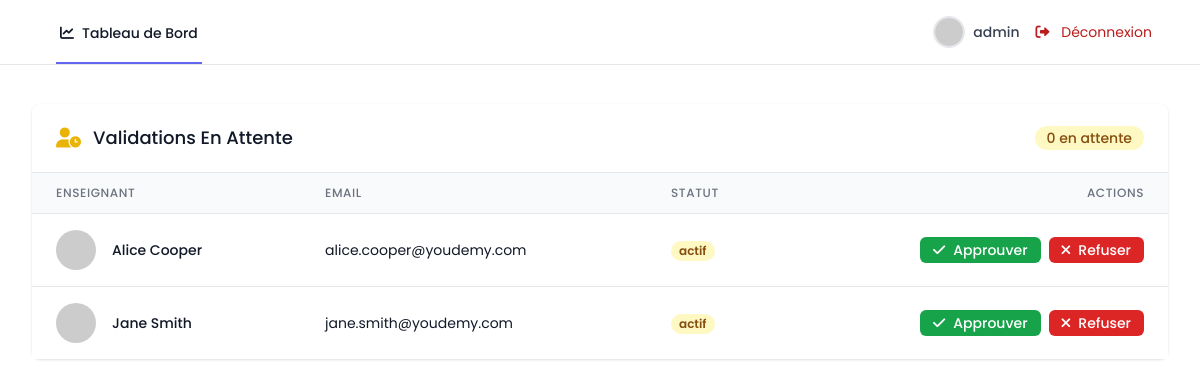
The app's page /views/admin/allEnseignement.php (signed in), older data.
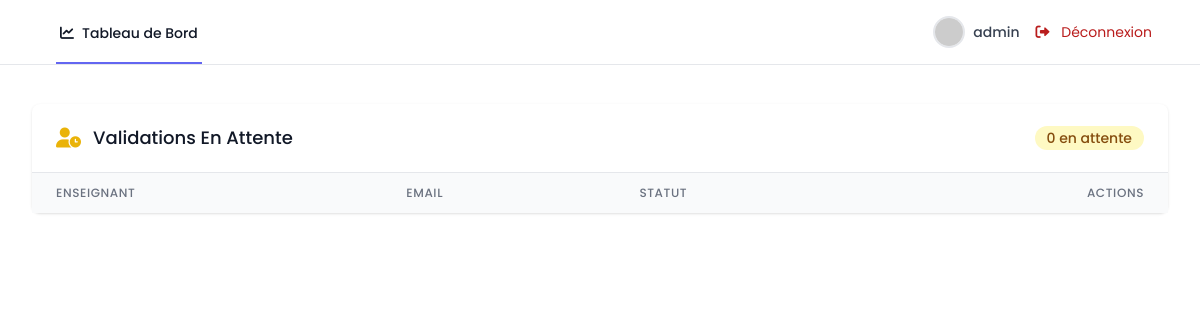
The same page, newer data.
### tables this page shows
CREATE TABLE utilisateurs (
    id INT PRIMARY KEY AUTO_INCREMENT,
    nom VARCHAR(100) NOT NULL,
    email VARCHAR(100) NOT NULL UNIQUE,
    password VARCHAR(255) NOT NULL,
    role ENUM('admin', 'enseignant', 'etudiant') NOT NULL,
    status ENUM('actif', 'inactif', 'en_attente') NOT NULL DEFAULT 'en_attente'
);

### models/Admin.php (called while the page is built, shortened)
<?php
class Admin extends User
{
    public function getAllUsers()
    {
        try {
            $db = Database::getInstance();
            $conn = $db->getConnection();
            $stmt = $conn->prepare("
                SELECT * FROM utilisateurs
                WHERE NOT (role = 'enseignant' AND status = 'inactif')
                ORDER BY FIELD(role, 'admin', 'enseignant', 'etudiant'),
                         FIELD(status, 'actif', 'en_attente', 'inactif'),
                         nom
            ");
            $stmt->execute();
            return $stmt->fetchAll(PDO::FETCH_ASSOC);
        } catch (PDOException $e) {
            return ['error' => 'Erreur lors de la récupération des utilisateurs: ' . $e->getMessage()];
        }
    }
}

### views/admin/allEnseignement.php (the view, shortened to what the changed rows need)
<?php
require_once __DIR__ . '/../../models/Admin.php';
  $admin = new Admin(
    $_SESSION['user']['nom'],
    $_SESSION['user']['email'],
    '',
    'admin',
    'actif'
  );
  $allUsers = $admin->getAllUsers();
  $pendingTeachers = count(array_filter($allUsers, function ($user) {
    return $user['role'] === 'enseignant' && $user['status'] === 'en_attente';
  }));
  $pendingValidations = array_filter($allUsers, function ($user) {
    return $user['role'] === 'enseignant'   ;
  });
  ?>
  <!DOCTYPE html>
  <html lang="en">
  <head>
  <script src="https://cdn.tailwindcss.com"></script>
  <link rel="stylesheet" href="https://cdnjs.cloudflare.com/ajax/libs/font-awesome/6.0.0/css/all.min.css">
<body class="h-full">
  <div class="min-h-full">
    <main class="max-w-7xl mt-12 mx-auto py-6 sm:px-6 lg:px-8">
      <div class="mt-8">
        <div class="bg-white shadow rounded-lg">
          <div class="px-4 py-5 sm:px-6 flex justify-between items-center">
            <div class="flex items-center">
              <i class="fas fa-user-clock text-yellow-500 text-xl mr-3"></i>
              <h3 class="text-lg leading-6 font-medium text-gray-900">Validations En Attente</h3>
            </div>
            <span class="inline-flex items-center px-3 py-0.5 rounded-full text-sm font-medium bg-yellow-100 text-yellow-800">
              <?php echo $pendingTeachers; ?>  en attente
            </span>
          </div>
          <div class="border-t border-gray-200">
            <div class="overflow-x-auto">
              <table class="min-w-full divide-y divide-gray-200">
                <thead class="bg-gray-50">
                  <tr>
                    <th class="px-6 py-3 text-left text-xs font-medium text-gray-500 uppercase tracking-wider">Enseignant</th>
                    <th class="px-6 py-3 text-left text-xs font-medium text-gray-500 uppercase tracking-wider">Email</th>
                    <th class="px-6 py-3 text-left text-xs font-medium text-gray-500 uppercase tracking-wider">Statut</th>
                    <th class="px-6 py-3 text-right text-xs font-medium text-gray-500 uppercase tracking-wider">Actions</th>
                  </tr>
                </thead>
                <tbody class="bg-white divide-y divide-gray-200">
                  <?php foreach ($pendingValidations as $teacher): ?>
                    <tr class="hover:bg-gray-50">
                      <td class="px-6 py-4 whitespace-nowrap">
                        <div class="flex items-center">
                          <img class="h-10 w-10 rounded-full object-cover"
                            src="https://ui-avatars.com/api/?name=<?php echo urlencode($teacher['nom']); ?>&background=random"
                            alt="<?php echo htmlspecialchars($teacher['nom']); ?>">
                          <div class="ml-4">
                            <div class="text-sm font-medium text-gray-900">
                              <?php echo htmlspecialchars($teacher['nom']); ?>
                            </div>
                          </div>
                        </div>
                      </td>
                      <td class="px-6 py-4 whitespace-nowrap">
                        <div class="text-sm text-gray-900"><?php echo htmlspecialchars($teacher['email']); ?></div>
                      </td>
                      <td class="px-6 py-4 whitespace-nowrap">
                        <span class="px-2 inline-flex text-xs leading-5 font-semibold rounded-full bg-yellow-100 text-yellow-800">
                        <?php echo $teacher['status']; ?>
                        </span>
                      </td>
                      <td class="px-6 py-4 whitespace-nowrap text-right text-sm font-medium">
                        <form method="POST" action="validate_teacher.php" class="inline-flex space-x-2">
                          <button type="submit" name="action" value="approve"
                            class="inline-flex items-center px-3 py-1 border border-transparent text-sm leading-4 font-medium rounded-md text-white bg-green-600 hover:bg-green-700 focus:outline-none focus:ring-2 focus:ring-offset-2 focus:ring-green-500">
                            <i class="fas fa-check mr-2"></i>
                            Approuver
                          </button>
                          <button type="submit" name="action" value="reject"
                            class="inline-flex items-center px-3 py-1 border border-transparent text-sm leading-4 font-medium rounded-md text-white bg-red-600 hover:bg-red-700 focus:outline-none focus:ring-2 focus:ring-offset-2 focus:ring-red-500">
                            <i  class="fas fa-times mr-2"></i>
                            Refuser
                          </button>
                        </form>
                      </td>
                    </tr>
                  <?php endforeach; ?>
                </tbody>
              </table>
            </div>
          </div>
        </div>
      </div>
</body>
  </html>

Row changes from the older to the newer data that the page shows:
removed utilisateurs: nom "Alice Cooper", email "alice.cooper@youdemy.com", status "actif"
removed utilisateurs: nom "Jane Smith", email "jane.smith@youdemy.com", status "actif"
now on this page (row unchanged): utilisateurs: role "0"
Text that changed along with them:
$pendingTeachers: "0" → (not shown)
